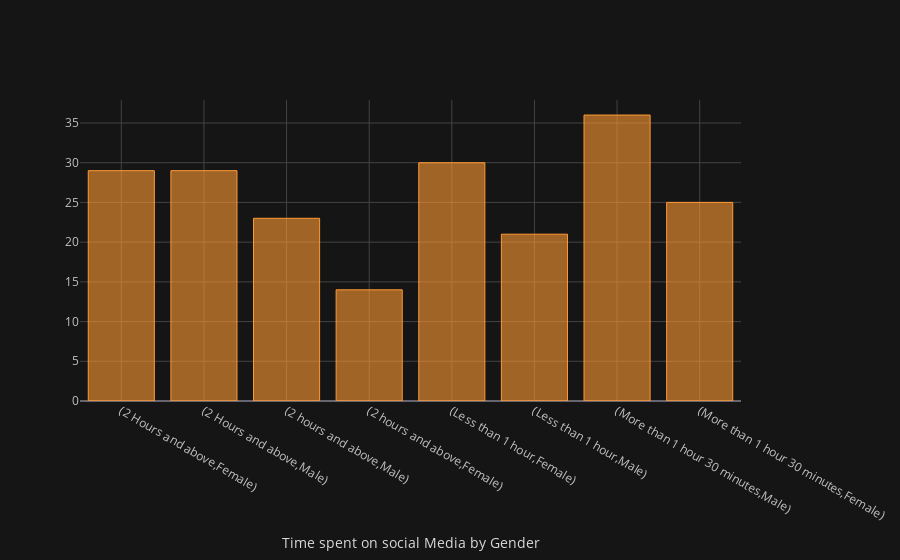

Source (notebook cell):
### Code cell
plot9 = data_set['Gender'].groupby(data_set['Time Spent on Social Media']).value_counts()
plot9.iplot(kind='bar',xTitle='Time spent on Social Media by Gender')

### Figure 1 — Plotly figure (JSON) as saved in the notebook; plotly's stock layout.template omitted (floating-point values rounded to 4 significant figures)
{"data": [{"marker": {"color": "rgba(255, 153, 51, 0.6)", "line": {"color": "rgba(255, 153, 51, 1.0)", "width": 1}}, "name": "Gender", "orientation": "v", "text": "", "type": "bar", "x": ["(2 Hours and above,Female)", "(2 Hours and above,Male)", "(2 hours and above,Male)", "(2 hours and above,Female)", "(Less than 1 hour,Female)", "(Less than 1 hour,Male)", "(More than 1 hour 30 minutes,Male)", "(More than 1 hour 30 minutes,Female)"], "y": [29, 29, 23, 14, 30, 21, 36, 25]}], "layout": {"legend": {"bgcolor": "#151516", "font": {"color": "#D9D9D9"}}, "paper_bgcolor": "#151516", "plot_bgcolor": "#151516", "title": {"font": {"color": "#D9D9D9"}}, "xaxis": {"gridcolor": "#434343", "showgrid": true, "tickfont": {"color": "#C2C2C2"}, "title": {"font": {"color": "#D9D9D9"}, "text": "Time spent on social Media by Gender"}, "zerolinecolor": "#666570"}, "yaxis": {"gridcolor": "#434343", "showgrid": true, "tickfont": {"color": "#C2C2C2"}, "title": {"font": {"color": "#D9D9D9"}, "text": ""}, "zerolinecolor": "#666570"}}}
